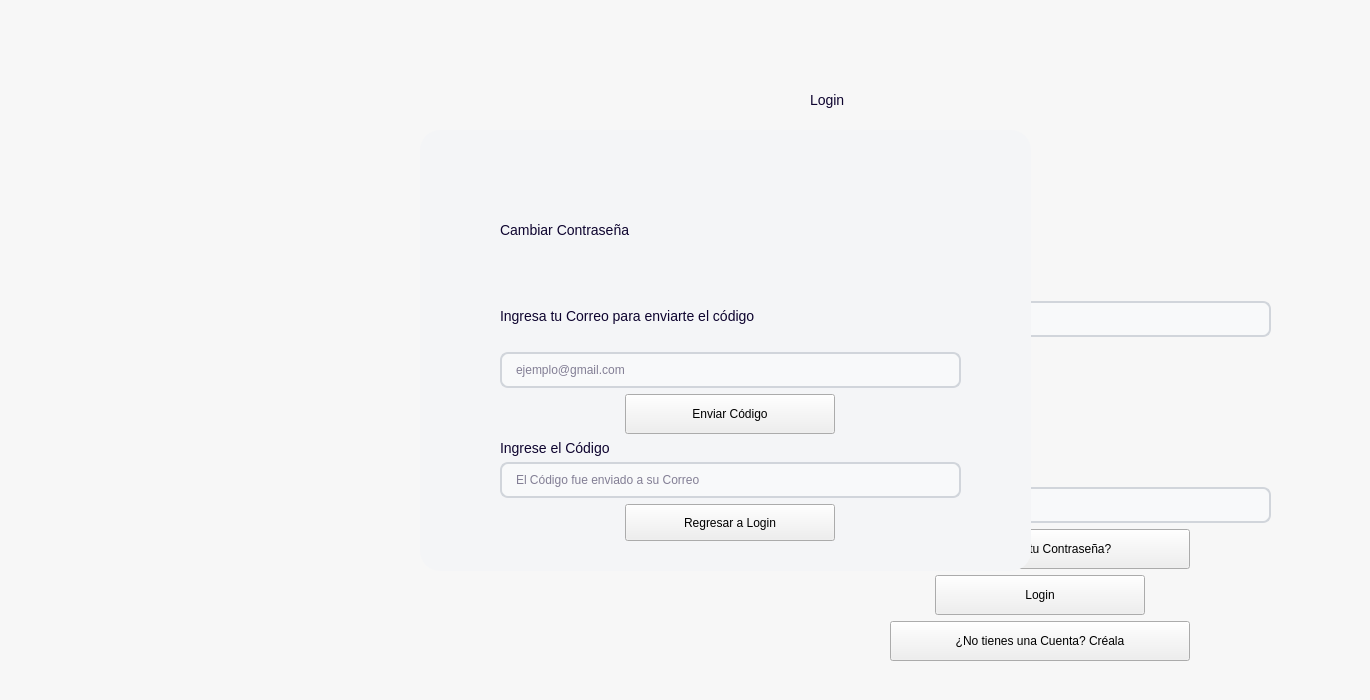
<?xml version="1.0" encoding="UTF-8"?>
<ui version="4.0">
 <class>LoginWindow</class>
 <widget class="QWidget" name="LoginWindow">
  <property name="enabled">
   <bool>true</bool>
  </property>
  <property name="geometry">
   <rect>
    <x>0</x>
    <y>0</y>
    <width>1370</width>
    <height>700</height>
   </rect>
  </property>
  <property name="maximumSize">
   <size>
    <width>1370</width>
    <height>700</height>
   </size>
  </property>
  <property name="windowTitle">
   <string>Login</string>
  </property>
  <property name="styleSheet">
   <string notr="true">
#LoginWindow {
    background-color: #F7F7F7;
}

/*
-----------------------------------------------------------------------------------------------------
Inputs
-----------------------------------------------------------------------------------------------------
*/

/* --- ESTADO BASE --- */

QLineEdit, QDateEdit {
    background-color: #F8F9FA;
    border: 2px solid #D1D5DB;
    border-radius: 8px;
    padding: 8px 12px;
    color: #0E042F;
}

/* --- HOVER --- */

QLineEdit:hover, QDateEdit:hover {
    border: 2px solid #9CA3AF;
    background-color: #F3F4F6;
}

/* --- FOCUS --- */

QLineEdit:focus, QDateEdit:focus {
    border: 2px solid #744BCC;
    background-color: #FFFFFF;
}

/* --- DISABLED --- */

QLineEdit:disabled, QDateEdit:disabled {
    background-color: #E5E7EB;
    color: #9CA3AF;
    border: 2px solid #D1D5DB;
}

/* --- QDATEEDIT --- */

QDateEdit::drop-down {
    subcontrol-origin: padding;
    subcontrol-position: top right;
    width: 20px;
    border-left-width: 1px;
    border-left-color: #D1D5DB;
    border-left-style: solid;
    border-top-right-radius: 8px;
    border-bottom-right-radius: 8px;
}

/*
-----------------------------------------------------------------------------------------------------
Textos
-----------------------------------------------------------------------------------------------------
*/

QLabel {
    font-size: 14px;
    color: #0E042F;
}

QLabel[texto=&quot;TituloPrincipal&quot;] {
    font-size: 30px;
    qproperty-alignment: 'AlignCenter';
    font-weight: bold;
}

QLabel[texto=&quot;Descripcion&quot;] {
    font-size: 18px;
    color: #6C6686;
}

QLabel[texto=&quot;InputTexto&quot;] {
    font-size: 16px;
    color: #6C6686;
}

QLabel[texto=&quot;Destacado&quot;] {
    font-size: 16px;
    color: #0E042F;
    qproperty-alignment: 'AlignCenter';
    font-weight: bold;
}

/*
-----------------------------------------------------------------------------------------------------
Botones
-----------------------------------------------------------------------------------------------------
*/

/* --- BOTÓN PRIMARIO --- */

QPushButton[boton=&quot;Primario&quot;] {
    border-radius: 10px;
    background-color: #5D38BB;
    font-weight: bold;
    color: #F7F7F7;
    font-size: 12pt;
}

QPushButton[boton=&quot;Primario&quot;]:hover {
    background-color: #744BCC;
}

QPushButton[boton=&quot;Primario&quot;]:pressed {
    background-color: #472A8F;
}

/* --- BOTÓN SECUNDARIO --- */

QPushButton[boton=&quot;Secundario&quot;] {
    border-radius: 10px;
    background-color: rgba(161, 147, 204, 0.7);
    font-weight: bold;
    color: #5D38BB;
    font-size: 18px;
}

QPushButton[boton=&quot;Secundario&quot;]:hover {
    background-color: rgba(161, 147, 204, 0.9);
}

QPushButton[boton=&quot;Secundario&quot;]:pressed {
    background-color: rgba(131, 117, 174, 0.9);
}

/* --- BOTÓN TEXTO --- */

QPushButton[boton=&quot;BotonTexto&quot;] {
    border: none;
    background: transparent;
    padding: 0px;
    margin: 0px;
    color: #0E042F;
    font-weight: bold;
    font-size: 16px;
}

QPushButton[boton=&quot;BotonTexto&quot;]:hover {
    color: #6C6686;
    background: transparent;
}

QPushButton[boton=&quot;BotonTexto&quot;]:pressed,
QPushButton[boton=&quot;BotonTexto&quot;]:focus {
    border: none;
    background: transparent;
    outline: none;
}
   </string>
  </property>
  <widget class="QLabel" name="lblImagenFondo">
   <property name="geometry">
    <rect>
     <x>0</x>
     <y>0</y>
     <width>701</width>
     <height>691</height>
    </rect>
   </property>
   <property name="text">
    <string/>
   </property>
   <property name="pixmap">
    <pixmap resource="../resources/resources.qrc">:/images/back.jpg</pixmap>
   </property>
   <property name="scaledContents">
    <bool>true</bool>
   </property>
  </widget>
  <widget class="QWidget" name="loginContainer">
   <property name="geometry">
    <rect>
     <x>810</x>
     <y>50</y>
     <width>461</width>
     <height>611</height>
    </rect>
   </property>
   <layout class="QVBoxLayout" name="loginLayout">
    <item>
     <layout class="QVBoxLayout" name="titleLayout">
      <item>
       <widget class="QLabel" name="lblTituloLogin">
        <property name="maximumSize">
         <size>
          <width>16777215</width>
          <height>100</height>
         </size>
        </property>
        <property name="text">
         <string>Login</string>
        </property>
        <property name="texto" stdset="0">
         <string>TituloPrincipal</string>
        </property>
       </widget>
      </item>
      <item>
       <layout class="QVBoxLayout" name="formLayout">
        <item>
         <layout class="QVBoxLayout" name="correoLayout">
          <property name="sizeConstraint">
           <enum>QLayout::SetFixedSize</enum>
          </property>
          <item>
           <widget class="QLabel" name="lblCorreo">
            <property name="text">
             <string>Email</string>
            </property>
            <property name="texto" stdset="0">
             <string>InputTexto</string>
            </property>
           </widget>
          </item>
          <item>
           <widget class="QLineEdit" name="txtCorreo">
            <property name="placeholderText">
             <string>Ingrese su Correo...</string>
            </property>
           </widget>
          </item>
         </layout>
        </item>
        <item>
         <layout class="QVBoxLayout" name="contrasenaLayout">
          <property name="sizeConstraint">
           <enum>QLayout::SetFixedSize</enum>
          </property>
          <item>
           <widget class="QLabel" name="lblContrasena">
            <property name="text">
             <string>Contraseña</string>
            </property>
            <property name="texto" stdset="0">
             <string>InputTexto</string>
            </property>
           </widget>
          </item>
          <item>
           <widget class="QLineEdit" name="txtContrasena">
            <property name="echoMode">
             <enum>QLineEdit::Password</enum>
            </property>
            <property name="placeholderText">
             <string>Ingrese su Contraseña...</string>
            </property>
           </widget>
          </item>
         </layout>
        </item>
       </layout>
      </item>
     </layout>
    </item>
    <item>
     <layout class="QHBoxLayout" name="forgotPasswordLayout">
      <item>
       <widget class="QPushButton" name="btnRecuperarContrasena">
        <property name="maximumSize">
         <size>
          <width>300</width>
          <height>40</height>
         </size>
        </property>
        <property name="text">
         <string>¿Olvidaste tu Contraseña?</string>
        </property>
        <property name="boton" stdset="0">
         <string>BotonTexto</string>
        </property>
       </widget>
      </item>
     </layout>
    </item>
    <item>
     <layout class="QHBoxLayout" name="loginButtonLayout">
      <item>
       <widget class="QPushButton" name="btnLogin">
        <property name="maximumSize">
         <size>
          <width>210</width>
          <height>40</height>
         </size>
        </property>
        <property name="text">
         <string>Login</string>
        </property>
        <property name="boton" stdset="0">
         <string>Primario</string>
        </property>
       </widget>
      </item>
     </layout>
    </item>
    <item>
     <layout class="QHBoxLayout" name="createAccountLayout">
      <item>
       <widget class="QPushButton" name="btnCrearCuenta">
        <property name="maximumSize">
         <size>
          <width>300</width>
          <height>40</height>
         </size>
        </property>
        <property name="text">
         <string>¿No tienes una Cuenta? Créala</string>
        </property>
        <property name="boton" stdset="0">
         <string>BotonTexto</string>
        </property>
       </widget>
      </item>
     </layout>
    </item>
   </layout>
  </widget>
  <widget class="QStackedWidget" name="stackRecuperacion">
   <property name="geometry">
    <rect>
     <x>420</x>
     <y>130</y>
     <width>611</width>
     <height>441</height>
    </rect>
   </property>
   <property name="styleSheet">
    <string notr="true">
#stackRecuperacion {
    background-color: #F4F5F7;
    border-radius: 20px;
}
    </string>
   </property>
   <property name="currentIndex">
    <number>0</number>
   </property>
   <widget class="QWidget" name="pageSolicitarCodigo">
    <widget class="QWidget" name="recoveryContainer">
     <property name="geometry">
      <rect>
       <x>80</x>
       <y>50</y>
       <width>461</width>
       <height>361</height>
      </rect>
     </property>
     <layout class="QVBoxLayout" name="recoveryLayout">
      <item>
       <layout class="QVBoxLayout" name="recoveryTitleLayout">
        <item>
         <widget class="QLabel" name="lblTituloRecuperacion">
          <property name="maximumSize">
           <size>
            <width>16777215</width>
            <height>100</height>
           </size>
          </property>
          <property name="text">
           <string>Cambiar Contraseña</string>
          </property>
          <property name="texto" stdset="0">
           <string>TituloPrincipal</string>
          </property>
         </widget>
        </item>
        <item>
         <layout class="QVBoxLayout" name="recoveryEmailLayout">
          <property name="sizeConstraint">
           <enum>QLayout::SetFixedSize</enum>
          </property>
          <item>
           <widget class="QLabel" name="lblCorreoRecuperacion">
            <property name="text">
             <string>Ingresa tu Correo para enviarte el código</string>
            </property>
            <property name="texto" stdset="0">
             <string>InputTexto</string>
            </property>
           </widget>
          </item>
          <item>
           <widget class="QLineEdit" name="txtCorreoRecuperacion">
            <property name="placeholderText">
             <string>ejemplo@gmail.com</string>
            </property>
           </widget>
          </item>
         </layout>
        </item>
        <item>
         <layout class="QHBoxLayout" name="sendCodeLayout">
          <item>
           <widget class="QPushButton" name="btnEnviarCodigo">
            <property name="maximumSize">
             <size>
              <width>210</width>
              <height>40</height>
             </size>
            </property>
            <property name="text">
             <string>Enviar Código</string>
            </property>
            <property name="boton" stdset="0">
             <string>Primario</string>
            </property>
           </widget>
          </item>
         </layout>
        </item>
        <item>
         <layout class="QVBoxLayout" name="codeLayout">
          <item>
           <layout class="QVBoxLayout" name="verificationCodeLayout">
            <property name="sizeConstraint">
             <enum>QLayout::SetFixedSize</enum>
            </property>
            <item>
             <widget class="QLabel" name="lblCodigo">
              <property name="text">
               <string>Ingrese el Código</string>
              </property>
              <property name="texto" stdset="0">
               <string>InputTexto</string>
              </property>
             </widget>
            </item>
            <item>
             <widget class="QLineEdit" name="txtCodigo">
              <property name="placeholderText">
               <string>El Código fue enviado a su Correo</string>
              </property>
             </widget>
            </item>
           </layout>
          </item>
          <item>
           <layout class="QHBoxLayout" name="backToLoginLayout">
            <item>
             <widget class="QPushButton" name="btnRegresarLogin">
              <property name="maximumSize">
               <size>
                <width>210</width>
                <height>40</height>
               </size>
              </property>
              <property name="text">
               <string>Regresar a Login</string>
              </property>
              <property name="boton" stdset="0">
               <string>BotonTexto</string>
              </property>
             </widget>
            </item>
           </layout>
          </item>
         </layout>
        </item>
       </layout>
      </item>
     </layout>
    </widget>
   </widget>
   <widget class="QWidget" name="pageNuevaContrasena">
    <widget class="QWidget" name="newPasswordContainer">
     <property name="geometry">
      <rect>
       <x>80</x>
       <y>10</y>
       <width>461</width>
       <height>411</height>
      </rect>
     </property>
     <layout class="QVBoxLayout" name="newPasswordLayout">
      <item>
       <layout class="QVBoxLayout" name="newPasswordTitleLayout">
        <item>
         <widget class="QLabel" name="lblTituloNuevaContrasena">
          <property name="maximumSize">
           <size>
            <width>16777215</width>
            <height>100</height>
           </size>
          </property>
          <property name="text">
           <string>Cambiar Contraseña</string>
          </property>
          <property name="texto" stdset="0">
           <string>TituloPrincipal</string>
          </property>
         </widget>
        </item>
        <item>
         <layout class="QVBoxLayout" name="newPasswordInputLayout">
          <property name="sizeConstraint">
           <enum>QLayout::SetFixedSize</enum>
          </property>
          <item>
           <widget class="QLabel" name="lblNuevaContrasena">
            <property name="text">
             <string>Ingresa tu Nueva Contraseña</string>
            </property>
            <property name="texto" stdset="0">
             <string>InputTexto</string>
            </property>
           </widget>
          </item>
          <item>
           <widget class="QLineEdit" name="txtNuevaContrasena">
            <property name="echoMode">
             <enum>QLineEdit::Password</enum>
            </property>
            <property name="placeholderText">
             <string>Crea una nueva Contraseña</string>
            </property>
           </widget>
          </item>
         </layout>
        </item>
        <item>
         <layout class="QVBoxLayout" name="confirmPasswordLayout">
          <property name="sizeConstraint">
           <enum>QLayout::SetFixedSize</enum>
          </property>
          <item>
           <widget class="QLabel" name="lblConfirmarContrasena">
            <property name="text">
             <string>Repite tu Contraseña</string>
            </property>
            <property name="texto" stdset="0">
             <string>InputTexto</string>
            </property>
           </widget>
          </item>
          <item>
           <widget class="QLineEdit" name="txtConfirmarContrasena">
            <property name="echoMode">
             <enum>QLineEdit::Password</enum>
            </property>
            <property name="placeholderText">
             <string>Confirma tu Contraseña</string>
            </property>
           </widget>
          </item>
         </layout>
        </item>
        <item>
         <layout class="QHBoxLayout" name="changePasswordButtonLayout">
          <item>
           <widget class="QPushButton" name="btnCambiarContrasena">
            <property name="maximumSize">
             <size>
              <width>210</width>
              <height>40</height>
             </size>
            </property>
            <property name="text">
             <string>Realizar Cambio</string>
            </property>
            <property name="boton" stdset="0">
             <string>Primario</string>
            </property>
           </widget>
          </item>
         </layout>
        </item>
       </layout>
      </item>
     </layout>
    </widget>
   </widget>
  </widget>
 </widget>
 <resources>
  <include location="../resources/resources.qrc"/>
 </resources>
 <connections/>
</ui>
